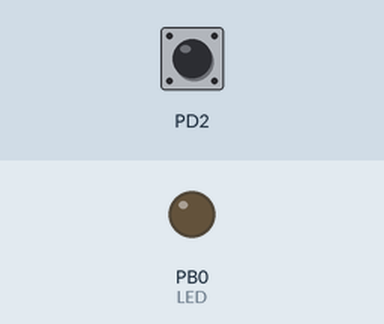
Simulated run of this program. Board: ATmega328P, built with avr-gcc and emulated at 16 MHz. On the bench: output pins drawn as LEDs (lit = HIGH). The test bench sets the inputs (shaded band); at power-on: PD2 HIGH.

Above: at 1.2 s.
1.3 s: PD2 pulled LOW for 0.15 s
At 2.3 s:
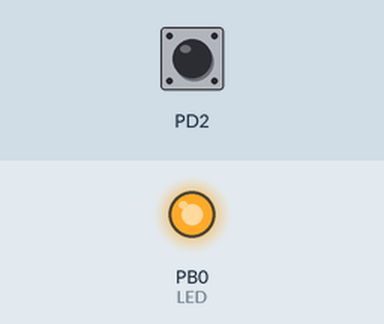
Timing chart, 0 to 4.3 s (numbered marks = the images above; inputs shaded):
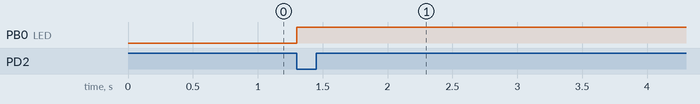

Measured:
- after the input at 1.3 s, PB0 (LED): LOW → HIGH at once

The program:

main.c
```c
#include <avr/io.h>
#include <util/delay.h>

int main () {
    DDRD &= ~(1 << PD2); // on met le pin PD2 a 1
    PORTD |= (1 << PD2); //Activation de la pull-up
    while (1) {
        if (PIND & (1 << PD2)) {
            DDRB &= ~(1 << PB0); // D1 est l'equivalent de PB0
            PORTB &= ~(1 << PB0); // Eteint la LED connectee a D1
        } else {
            DDRB |= (1 << PB0); // D1 est l'equivalent de PB0
            PORTB |= (1 << PB0); // Allume la LED connectee a D1
        }
    }
}
```
